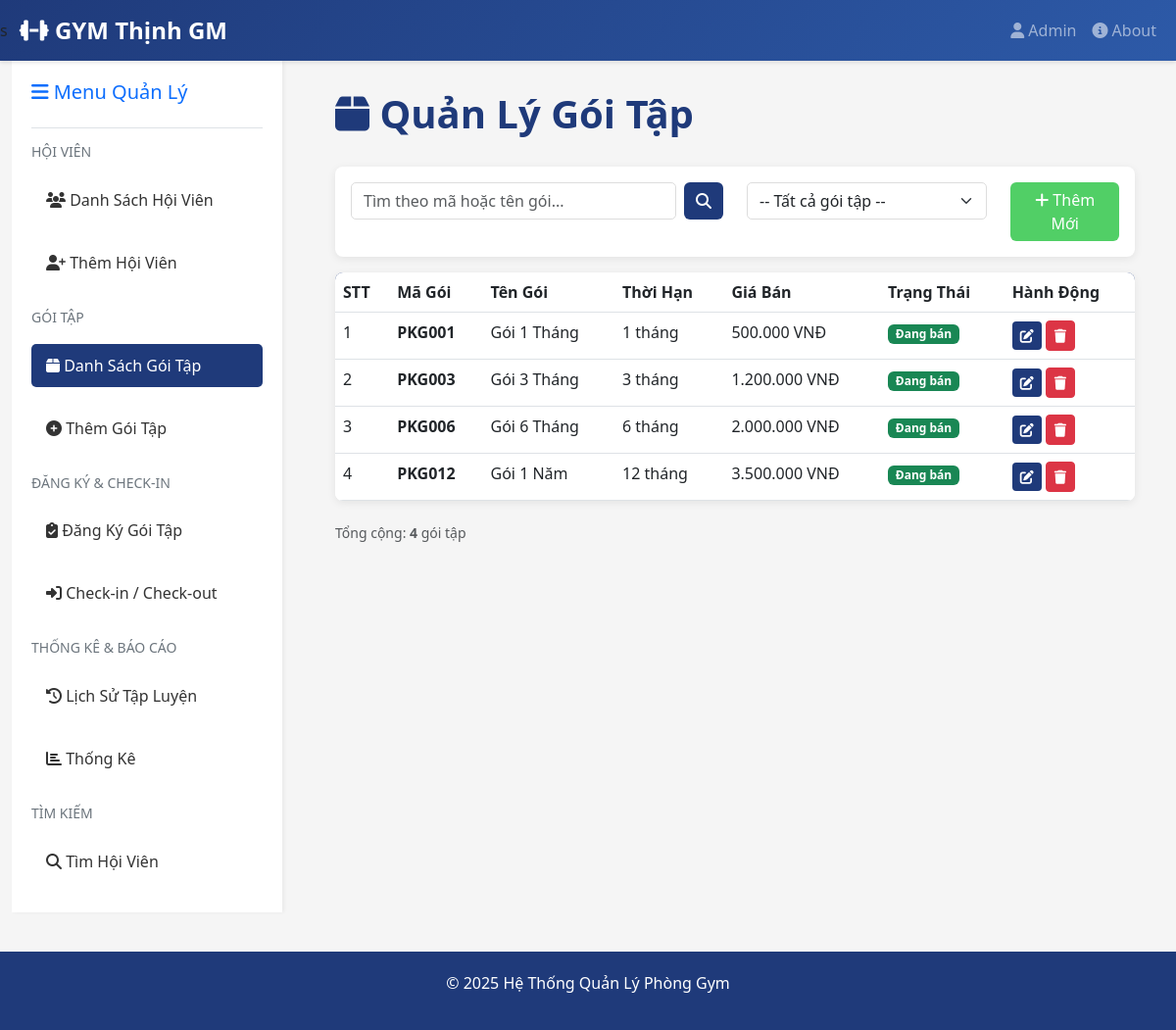
The page /packages.php on the database its author committed.
### tables this page shows
CREATE TABLE IF NOT EXISTS packages (
    id INT AUTO_INCREMENT PRIMARY KEY,
    code VARCHAR(20) UNIQUE NOT NULL,
    name VARCHAR(100) NOT NULL,
    duration INT NOT NULL COMMENT 'Thời hạn tính bằng tháng',
    price DECIMAL(10, 2) NOT NULL,
    description TEXT,
    status ENUM('active', 'inactive') DEFAULT 'active',
    created_at TIMESTAMP DEFAULT CURRENT_TIMESTAMP,
    updated_at TIMESTAMP DEFAULT CURRENT_TIMESTAMP ON UPDATE CURRENT_TIMESTAMP
);

### includes/functions.php (called while the page is built, shortened)
<?php
function formatCurrency($amount) {
    return number_format($amount, 0, '.', '.') . ' VNĐ';
}
function sanitize($input) {
    return htmlspecialchars(trim($input), ENT_QUOTES, 'UTF-8');
}
?>

### packages.php (the view, shortened to what this page needs)
<?php
include 'views/header.php';
require 'config/database.php';
require 'includes/functions.php';
$search = sanitize($_GET['search'] ?? '');
$filter = sanitize($_GET['filter'] ?? 'all');
$query = "SELECT * FROM packages WHERE 1=1";
$query .= " ORDER BY created_at DESC";
$result = $conn->query($query);
?>
<div class="container-fluid">
    <div class="row">
        <?php include 'views/sidebar.php'; ?>
        <div class="col-md-9">
            <div class="main-content">
                <div class="page-header">
                    <h1><i class="fas fa-box"></i> Quản Lý Gói Tập</h1>
                </div>
                <div class="card mb-3">
                    <div class="card-body">
                        <div class="row">
                            <div class="col-md-6">
                                <form method="GET" class="d-flex gap-2">
                                    <input type="text" class="form-control" name="search" placeholder="Tìm theo mã hoặc tên gói..." value="<?php echo htmlspecialchars($search); ?>">
                                    <button type="submit" class="btn btn-primary"><i class="fas fa-search"></i></button>
                                </form>
                            </div>
                            <div class="col-md-4">
                                <form method="GET" class="d-flex">
                                    <select class="form-select" name="filter" onchange="this.form.submit()">
                                        <option value="all" <?php echo ($filter == 'all') ? 'selected' : ''; ?>>-- Tất cả gói tập --</option>
                                    </select>
                                </form>
                            </div>
                            <div class="col-md-2">
                                <a href="add_package.php" class="btn btn-success w-100">
                                    <i class="fas fa-plus"></i> Thêm Mới
                                </a>
                            </div>
                        </div>
                    </div>
                </div>
                <div class="card">
                    <div class="table-responsive">
                        <table class="table table-hover mb-0">
                            <thead>
                                <tr>
                                    <th>STT</th>
                                    <th>Mã Gói</th>
                                    <th>Tên Gói</th>
                                    <th>Thời Hạn</th>
                                    <th>Giá Bán</th>
                                    <th>Trạng Thái</th>
                                    <th>Hành Động</th>
                                </tr>
                            </thead>
                            <tbody>
                                <?php if ($result->num_rows > 0): ?>
                                    <?php $stt = 1; ?>
                                    <?php while ($row = $result->fetch_assoc()): ?>
                                        <tr>
                                            <td><?php echo $stt++; ?></td>
                                            <td><strong><?php echo $row['code']; ?></strong></td>
                                            <td><?php echo $row['name']; ?></td>
                                            <td><?php echo $row['duration']; ?> tháng</td>
                                            <td><?php echo formatCurrency($row['price']); ?></td>
                                            <td>
                                                <?php if ($row['status'] == 'active'): ?>
                                                    <span class="badge bg-success">Đang bán</span>
                                                <?php else: ?>
                                                    <span class="badge bg-danger">Ngừng bán</span>
                                                <?php endif; ?>
                                            </td>
                                            <td>
                                                <a href="edit_package.php?id=<?php echo $row['id']; ?>" class="btn btn-sm btn-primary" title="Chỉnh sửa">
                                                    <i class="fas fa-edit"></i>
                                                </a>
                                                <button type="button" class="btn btn-sm btn-danger" data-bs-toggle="modal"
                                                        data-bs-target="#deleteModal<?php echo $row['id']; ?>" title="Xóa">
                                                    <i class="fas fa-trash"></i>
                                                </button>
                                            </td>
                                        </tr>
                                    <?php endwhile; ?>
                                <?php endif; ?>
                            </tbody>
                        </table>
                    </div>
                </div>
                <?php if ($result->num_rows > 0): ?>
                    <div class="mt-3 text-muted">
                        <small>Tổng cộng: <strong><?php echo $result->num_rows; ?></strong> gói tập</small>
                    </div>
                <?php endif; ?>
            </div>
        </div>
    </div>
</div>
<div class="footer">
    <p>&copy; 2025 Hệ Thống Quản Lý Phòng Gym</p>
</div>
</body>
</html>

### views/header.php (style rules this page uses)
:root { --primary-color: #1f3a7a; --secondary-color: #ff6b6b; --success-color: #51cf66; --warning-color: #ffd43b; --danger-color: #ff6b6b; }
* { margin: 0; padding: 0; }
body { background-color: #f5f5f5; font-family: 'Segoe UI', Tahoma, Geneva, Verdana, sans-serif; }
.main-content { padding: 30px; background-color: #f5f5f5; }
.card { border: none; border-radius: 8px; box-shadow: 0 2px 8px rgba(0,0,0,0.08); margin-bottom: 20px; }
.btn-primary { background-color: var(--primary-color); border: none; }
.btn-success { background-color: var(--success-color); border: none; }
.table { background: white; border-radius: 8px; overflow: hidden; }
.table thead { background-color: var(--primary-color); color: white; }
.form-control, .form-select { border: 1px solid #ddd; border-radius: 5px; }
.page-header { margin-bottom: 30px; }
.page-header h1 { color: var(--primary-color); font-weight: bold; }
.footer { background-color: var(--primary-color); color: white; padding: 20px; text-align: center; margin-top: 40px; }

### rows shown on the page
packages: code "PKG001", name "Gói 1 Tháng", duration "1", price "500.000 VNĐ", status "Đang bán"
packages: code "PKG003", name "Gói 3 Tháng", duration "3", price "1.200.000 VNĐ", status "Đang bán"
packages: code "PKG006", name "Gói 6 Tháng", duration "6", price "2.000.000 VNĐ", status "Đang bán"
packages: code "PKG012", name "Gói 1 Năm", duration "12", price "3.500.000 VNĐ", status "Đang bán"

### other values the page prints
$result->num_rows "4"
